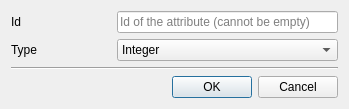
<?xml version="1.0" encoding="UTF-8"?>
<ui version="4.0">
 <class>CNewAttributeDialog</class>
 <widget class="QDialog" name="CNewAttributeDialog">
  <property name="geometry">
   <rect>
    <x>0</x>
    <y>0</y>
    <width>349</width>
    <height>107</height>
   </rect>
  </property>
  <property name="windowTitle">
   <string>Add New Attribute</string>
  </property>
  <layout class="QVBoxLayout" name="verticalLayout">
   <item>
    <layout class="QFormLayout" name="formLayout">
     <item row="0" column="0">
      <widget class="QLabel" name="label">
       <property name="minimumSize">
        <size>
         <width>100</width>
         <height>0</height>
        </size>
       </property>
       <property name="text">
        <string>Id</string>
       </property>
      </widget>
     </item>
     <item row="0" column="1">
      <widget class="QLineEdit" name="Id">
       <property name="placeholderText">
        <string>Id of the attribute (cannot be empty)</string>
       </property>
      </widget>
     </item>
     <item row="1" column="0">
      <widget class="QLabel" name="label_2">
       <property name="minimumSize">
        <size>
         <width>100</width>
         <height>0</height>
        </size>
       </property>
       <property name="text">
        <string>Type</string>
       </property>
      </widget>
     </item>
     <item row="1" column="1">
      <widget class="QComboBox" name="Type">
       <item>
        <property name="text">
         <string>Integer</string>
        </property>
       </item>
       <item>
        <property name="text">
         <string>Real</string>
        </property>
       </item>
       <item>
        <property name="text">
         <string>Boolean</string>
        </property>
       </item>
       <item>
        <property name="text">
         <string>Color</string>
        </property>
       </item>
       <item>
        <property name="text">
         <string>Font</string>
        </property>
       </item>
       <item>
        <property name="text">
         <string>String</string>
        </property>
       </item>
      </widget>
     </item>
    </layout>
   </item>
   <item>
    <widget class="Line" name="line">
     <property name="orientation">
      <enum>Qt::Horizontal</enum>
     </property>
    </widget>
   </item>
   <item>
    <widget class="QDialogButtonBox" name="ButtonBox">
     <property name="orientation">
      <enum>Qt::Horizontal</enum>
     </property>
     <property name="standardButtons">
      <set>QDialogButtonBox::Cancel|QDialogButtonBox::Ok</set>
     </property>
    </widget>
   </item>
  </layout>
 </widget>
 <resources/>
 <connections>
  <connection>
   <sender>ButtonBox</sender>
   <signal>accepted()</signal>
   <receiver>CNewAttributeDialog</receiver>
   <slot>accept()</slot>
   <hints>
    <hint type="sourcelabel">
     <x>248</x>
     <y>254</y>
    </hint>
    <hint type="destinationlabel">
     <x>157</x>
     <y>274</y>
    </hint>
   </hints>
  </connection>
  <connection>
   <sender>ButtonBox</sender>
   <signal>rejected()</signal>
   <receiver>CNewAttributeDialog</receiver>
   <slot>reject()</slot>
   <hints>
    <hint type="sourcelabel">
     <x>316</x>
     <y>260</y>
    </hint>
    <hint type="destinationlabel">
     <x>286</x>
     <y>274</y>
    </hint>
   </hints>
  </connection>
 </connections>
</ui>
